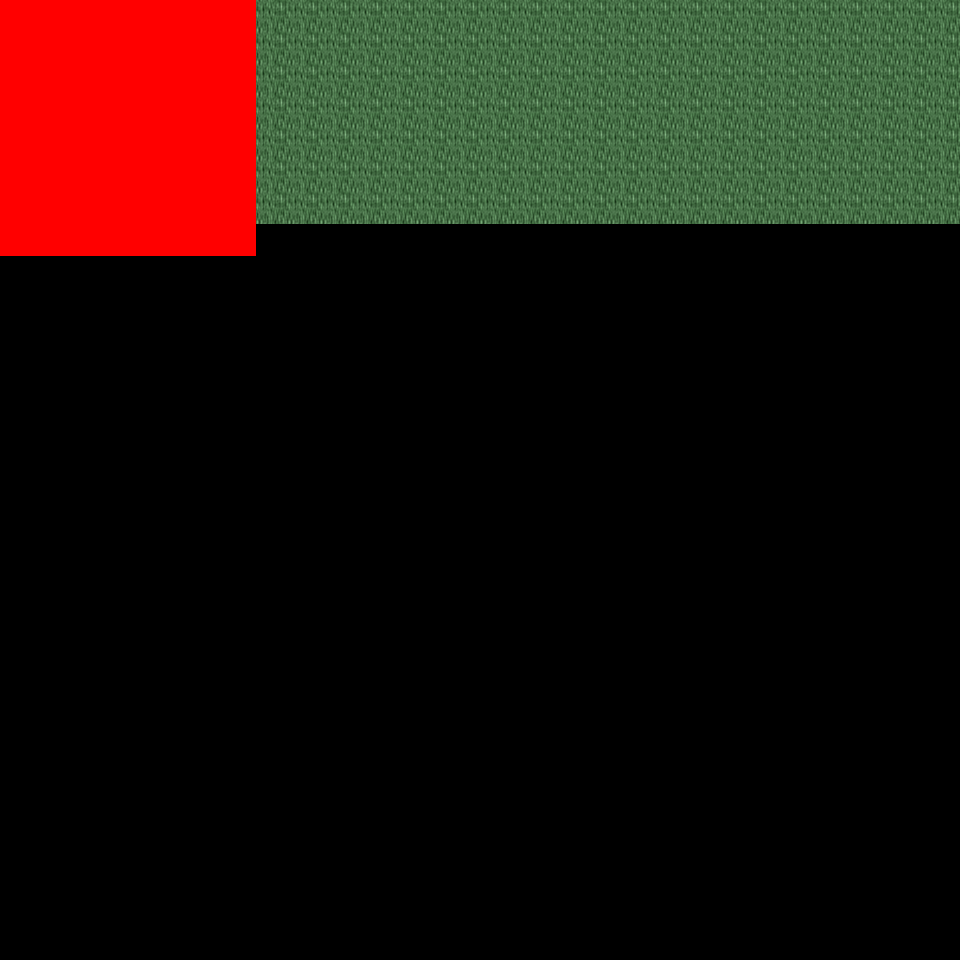

A level layout from a 2D game, rendered from its tile map. Below: a short description, then the map file with tile-grid data replaced by summaries:
An orthogonal 30x30 tile map with 32x32 px tiles, 6 tile layers (Ground, Object, Object2, Above, ...), 34 tilesets and 2 objects (2x mapExit).

<map version="1.0" orientation="orthogonal" renderorder="right-down" width="30" height="30" tilewidth="32" tileheight="32" nextobjectid="3">
  <tileset firstgid="1" name="tileset_logic_collision" tilewidth="32" tileheight="32" tilecount="1" columns="1">
    <image source="../drawable/tileset_logic_collision.png" width="32" height="32" />
  </tileset>
  <tileset firstgid="2" name="tileset_ground_ridge_earth_pale" tilewidth="32" tileheight="32" tilecount="96" columns="12">
    <image source="../drawable/tileset_ground_ridge_earth_pale.png" width="384" height="256" />
  </tileset>
  <tileset firstgid="98" name="tileset_ground_ridge_earth_dark" tilewidth="32" tileheight="32" tilecount="96" columns="12">
    <image source="../drawable/tileset_ground_ridge_earth_dark.png" width="384" height="256" />
  </tileset>
  <tileset firstgid="194" name="tileset_ground_ground" tilewidth="32" tileheight="32" tilecount="33" columns="3">
    <image source="../drawable/tileset_ground_ground.png" width="96" height="352" />
  </tileset>
  <tileset firstgid="227" name="tileset_building_castle" tilewidth="32" tileheight="32" tilecount="320" columns="20">
    <image source="../drawable/tileset_building_castle.png" width="640" height="512" />
  </tileset>
  <tileset firstgid="547" name="tileset_ground_water_pool" tilewidth="32" tileheight="32" tilecount="72" columns="3">
    <image source="../drawable/tileset_ground_water_pool.png" width="96" height="768" />
  </tileset>
  <tileset firstgid="619" name="tileset_ground_earth_edges" tilewidth="32" tileheight="32" tilecount="18" columns="6">
    <image source="../drawable/tileset_ground_earth_edges.png" width="192" height="96" />
  </tileset>
  <tileset firstgid="637" name="tileset_ground_grass_corners" tilewidth="32" tileheight="32" tilecount="24" columns="6">
    <image source="../drawable/tileset_ground_grass_corners.png" width="192" height="128" />
  </tileset>
  <tileset firstgid="661" name="tileset_ground_grass_edges" tilewidth="32" tileheight="32" tilecount="36" columns="12">
    <image source="../drawable/tileset_ground_grass_edges.png" width="384" height="96" />
  </tileset>
  <tileset firstgid="697" name="tileset_item_weapon_cannon" tilewidth="32" tileheight="32" tilecount="12" columns="3">
    <image source="../drawable/tileset_item_weapon_cannon.png" width="96" height="128" />
  </tileset>
  <tileset firstgid="709" name="tileset_item_pot_barrels_1" tilewidth="32" tileheight="32" tilecount="8" columns="4">
    <image source="../drawable/tileset_item_pot_barrels_1.png" width="128" height="64" />
  </tileset>
  <tileset firstgid="717" name="tileset_ground_cobbled_paving" tilewidth="32" tileheight="32" tilecount="1" columns="1">
    <image source="../drawable/tileset_ground_cobbled_paving.png" width="32" height="32" />
  </tileset>
  <tileset firstgid="718" name="tileset_ground_rock_pebbles" tilewidth="32" tileheight="32" tilecount="3" columns="1">
    <image source="../drawable/tileset_ground_rock_pebbles.png" width="32" height="96" />
  </tileset>
  <tileset firstgid="721" name="tileset_plant_flower_daisy_blue" tilewidth="32" tileheight="32" tilecount="8" columns="2">
    <image source="../drawable/tileset_plant_flower_daisy_blue.png" width="64" height="128" />
  </tileset>
  <tileset firstgid="729" name="tileset_building_mill" tilewidth="32" tileheight="32" tilecount="30" columns="5">
    <image source="../drawable/tileset_building_mill.png" width="160" height="192" />
  </tileset>
  <tileset firstgid="759" name="tileset_building_windmill_blades" tilewidth="32" tileheight="32" tilecount="144" columns="24">
    <image source="../drawable/tileset_building_windmill_blades.png" width="768" height="192" />
  </tileset>
  <tileset firstgid="903" name="tileset_logic_item_corn" tilewidth="32" tileheight="32" tilecount="5" columns="5">
    <image source="../drawable/tileset_logic_item_corn.png" width="160" height="32" />
  </tileset>
  <tileset firstgid="908" name="tileset_object_scarecrow" tilewidth="32" tileheight="32" tilecount="2" columns="1">
    <image source="../drawable/tileset_object_scarecrow.png" width="32" height="64" />
  </tileset>
  <tileset firstgid="910" name="tileset_object_hay_cart" tilewidth="32" tileheight="32" tilecount="1" columns="1">
    <image source="../drawable/tileset_object_hay_cart.png" width="32" height="32" />
  </tileset>
  <tileset firstgid="911" name="tileset_building_barnyard" tilewidth="32" tileheight="32" tilecount="200" columns="8">
    <image source="../drawable/tileset_building_barnyard.png" width="256" height="800" />
  </tileset>
  <tileset firstgid="1111" name="tileset_furniture_sink_pale_brown_stone" tilewidth="32" tileheight="32" tilecount="4" columns="2">
    <image source="../drawable/tileset_furniture_sink_pale_brown_stone.png" width="64" height="64" />
  </tileset>
  <tileset firstgid="1115" name="tileset_logic_creature_farm_animal" tilewidth="32" tileheight="32" tilecount="12" columns="12">
    <image source="../drawable/tileset_logic_creature_farm_animal.png" width="256" height="64" />
  </tileset>
  <tileset firstgid="1127" name="tileset_plant_tree_fall_trees" tilewidth="32" tileheight="32" tilecount="40" columns="8">
    <image source="../drawable/tileset_plant_tree_fall_trees.png" width="256" height="160" />
  </tileset>
  <tileset firstgid="1167" name="tileset_plant_bush_bush_mult_colored" tilewidth="32" tileheight="32" tilecount="6" columns="3">
    <image source="../drawable/tileset_plant_bush_bush_mult_colored.png" width="96" height="64" />
  </tileset>
  <tileset firstgid="1173" name="tileset_furniture_light_lamp_blue" tilewidth="32" tileheight="32" tilecount="3" columns="1">
    <image source="../drawable/tileset_furniture_light_lamp_blue.png" width="32" height="96" />
  </tileset>
  <tileset firstgid="1176" name="tileset_light_dim_light_7x5" tilewidth="32" tileheight="32" tilecount="35" columns="7">
    <image source="../drawable/tileset_light_dim_light_7x5.png" width="224" height="160" />
  </tileset>
  <tileset firstgid="1211" name="tileset_plant_stump_small_stump" tilewidth="32" tileheight="32" tilecount="4" columns="2">
    <image source="../drawable/tileset_plant_stump_small_stump.png" width="64" height="64" />
  </tileset>
  <tileset firstgid="1215" name="tileset_logic_creature_fowl" tilewidth="32" tileheight="32" tilecount="6" columns="6">
    <image source="../drawable/tileset_logic_creature_fowl.png" width="192" height="32" />
  </tileset>
  <tileset firstgid="1221" name="tileset_logic_creature_rodent" tilewidth="32" tileheight="32" tilecount="8" columns="8">
    <image source="../drawable/tileset_logic_creature_rodent.png" width="256" height="32" />
  </tileset>
  <tileset firstgid="1229" name="tileset_plant_bushes_and_trees" tilewidth="32" tileheight="32" tilecount="144" columns="16">
    <image source="../drawable/tileset_plant_bushes_and_trees.png" width="512" height="289" />
  </tileset>
  <tileset firstgid="1373" name="tileset_plant_bush_leafy" tilewidth="32" tileheight="32" tilecount="48" columns="8">
    <image source="../drawable/tileset_plant_bush_leafy.png" width="256" height="192" />
  </tileset>
  <tileset firstgid="1421" name="tileset_plant_bush_bush_pinks" tilewidth="32" tileheight="32" tilecount="4" columns="2">
    <image source="../drawable/tileset_plant_bush_bush_pinks.png" width="64" height="64" />
  </tileset>
  <tileset firstgid="1425" name="tileset_plant_bush_berried" tilewidth="32" tileheight="32" tilecount="60" columns="5">
    <image source="../drawable/tileset_plant_bush_berried.png" width="160" height="384" />
  </tileset>
  <tileset firstgid="1485" name="tileset_ground_ground_3" tilewidth="32" tileheight="32" tilecount="5" columns="5">
    <image source="../drawable/tileset_ground_ground_3.png" width="160" height="32" />
  </tileset>
  <layer name="Ground" width="30" height="30">
    <data>[900 cells, 218 non-empty, 2 distinct tile ids]</data>
  </layer>
  <layer name="Object" width="30" height="30">
    <data>[900 cells, 0 non-empty, 0 distinct tile ids]</data>
  </layer>
  <layer name="Object2" width="30" height="30">
    <data>[900 cells, 0 non-empty, 0 distinct tile ids]</data>
  </layer>
  <layer name="Above" width="30" height="30">
    <data>[900 cells, 0 non-empty, 0 distinct tile ids]</data>
  </layer>
  <layer name="Above2" width="30" height="30">
    <data>[900 cells, 0 non-empty, 0 distinct tile ids]</data>
  </layer>
  <layer name="Walkable" width="30" height="30">
    <data>[900 cells, 64 non-empty, 1 distinct tile ids]</data>
  </layer>
  <objectgroup name="MapEvents">
    <object id="1" name="north" type="mapExit" x="256" y="0" width="704" height="32">
      <properties>
        <property name="map" value="level_0_x55_y79" />
        <property name="x" value="8" />
        <property name="y" value="28" />
      </properties>
    </object>
    <object id="2" name="west" type="mapExit" x="0" y="256" width="32" height="704">
      <properties>
        <property name="map" value="level_0_x54_y80" />
        <property name="x" value="28" />
        <property name="y" value="8" />
      </properties>
    </object>
  </objectgroup>
</map>
